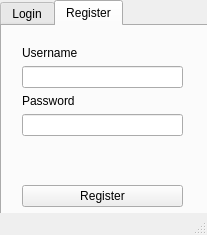
<?xml version="1.0" encoding="UTF-8"?>
<ui version="4.0">
 <class>login</class>
 <widget class="QMainWindow" name="login">
  <property name="geometry">
   <rect>
    <x>0</x>
    <y>0</y>
    <width>207</width>
    <height>235</height>
   </rect>
  </property>
  <property name="windowTitle">
   <string>MainWindow</string>
  </property>
  <widget class="QWidget" name="centralwidget">
   <widget class="QTabWidget" name="login_tab">
    <property name="geometry">
     <rect>
      <x>0</x>
      <y>0</y>
      <width>211</width>
      <height>241</height>
     </rect>
    </property>
    <property name="currentIndex">
     <number>1</number>
    </property>
    <widget class="QWidget" name="tab">
     <attribute name="title">
      <string>Login</string>
     </attribute>
     <widget class="QWidget" name="verticalLayoutWidget">
      <property name="geometry">
       <rect>
        <x>20</x>
        <y>20</y>
        <width>161</width>
        <height>161</height>
       </rect>
      </property>
      <layout class="QVBoxLayout" name="verticalLayout">
       <item>
        <widget class="QLabel" name="label">
         <property name="text">
          <string>Username</string>
         </property>
        </widget>
       </item>
       <item>
        <widget class="QLineEdit" name="login_username"/>
       </item>
       <item>
        <widget class="QLabel" name="label_2">
         <property name="text">
          <string>Password</string>
         </property>
        </widget>
       </item>
       <item>
        <widget class="QLineEdit" name="login_password"/>
       </item>
       <item>
        <spacer name="verticalSpacer">
         <property name="orientation">
          <enum>Qt::Vertical</enum>
         </property>
         <property name="sizeHint" stdset="0">
          <size>
           <width>20</width>
           <height>40</height>
          </size>
         </property>
        </spacer>
       </item>
       <item>
        <widget class="QLabel" name="login_errorbox">
         <property name="text">
          <string/>
         </property>
        </widget>
       </item>
       <item>
        <widget class="QPushButton" name="login_button">
         <property name="text">
          <string>Login</string>
         </property>
        </widget>
       </item>
      </layout>
     </widget>
    </widget>
    <widget class="QWidget" name="tab_2">
     <attribute name="title">
      <string>Register</string>
     </attribute>
     <widget class="QWidget" name="verticalLayoutWidget_3">
      <property name="geometry">
       <rect>
        <x>20</x>
        <y>20</y>
        <width>161</width>
        <height>161</height>
       </rect>
      </property>
      <layout class="QVBoxLayout" name="verticalLayout_3">
       <item>
        <widget class="QLabel" name="label_5">
         <property name="text">
          <string>Username</string>
         </property>
        </widget>
       </item>
       <item>
        <widget class="QLineEdit" name="register_username"/>
       </item>
       <item>
        <widget class="QLabel" name="label_6">
         <property name="text">
          <string>Password</string>
         </property>
        </widget>
       </item>
       <item>
        <widget class="QLineEdit" name="register_password"/>
       </item>
       <item>
        <spacer name="verticalSpacer_2">
         <property name="orientation">
          <enum>Qt::Vertical</enum>
         </property>
         <property name="sizeHint" stdset="0">
          <size>
           <width>20</width>
           <height>40</height>
          </size>
         </property>
        </spacer>
       </item>
       <item>
        <widget class="QLabel" name="register_errorbox">
         <property name="text">
          <string/>
         </property>
        </widget>
       </item>
       <item>
        <widget class="QPushButton" name="register_button">
         <property name="text">
          <string>Register</string>
         </property>
        </widget>
       </item>
      </layout>
     </widget>
    </widget>
   </widget>
  </widget>
  <widget class="QStatusBar" name="statusbar"/>
 </widget>
 <resources/>
 <connections/>
</ui>
